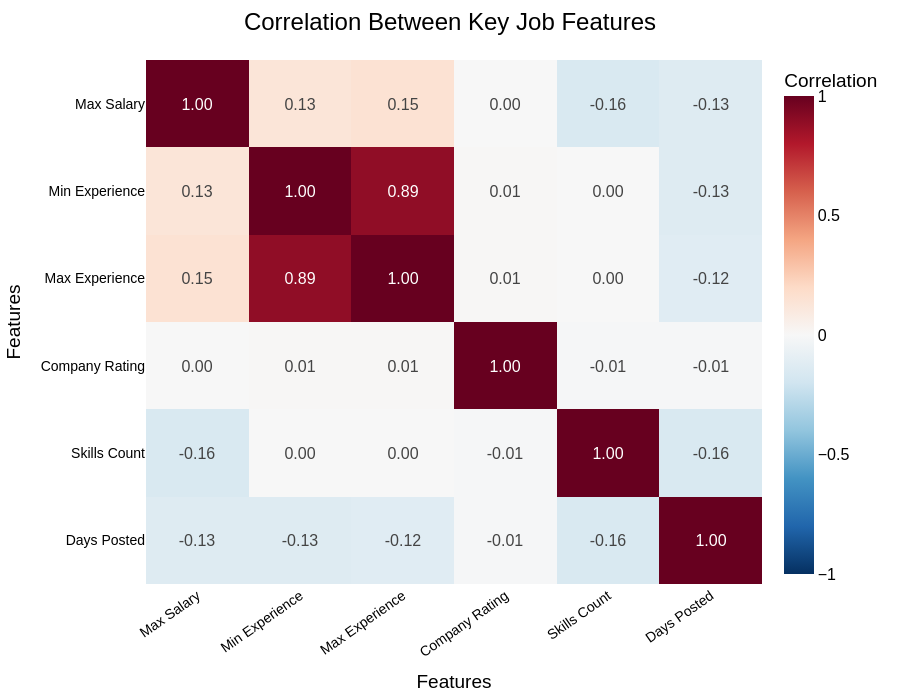

Notebook cell for this chart:
### Code cell
# Import Libraries
import os
import pandas as pd
import plotly.express as px
import plotly.io as pio



# ------------------------------------------
# Select Numerical Features
# ------------------------------------------

corr_df = df[
    [
        "salary_max_lpa",
        "experience_min_yrs",
        "experience_max_yrs",
        "company_rating",
        "skills_count",
        "days_since_posted"
    ]
].copy()

# ------------------------------------------
# Rename Columns
# ------------------------------------------

corr_df.columns = [
    "Max Salary",
    "Min Experience",
    "Max Experience",
    "Company Rating",
    "Skills Count",
    "Days Posted"
]

# ------------------------------------------
# Correlation Matrix
# ------------------------------------------

corr = corr_df.corr().round(2)

# ------------------------------------------
# Create Interactive Heatmap
# ------------------------------------------

fig = px.imshow(
    corr,

    text_auto=".2f",

    color_continuous_scale="RdBu_r",

    zmin=-1,
    zmax=1,

    aspect="auto"
)

# ------------------------------------------
# Professional Layout
# ------------------------------------------

fig.update_layout(

    title=dict(
        text="Correlation Between Key Job Features",
        x=0.5,
        font=dict(size=24)
    ),

    width=900,
    height=700,

    font=dict(
        family="Arial",
        size=16,
        color="black"
    ),

    paper_bgcolor="white",
    plot_bgcolor="white",

    coloraxis_colorbar=dict(
        title="Correlation"
    )
)

# ------------------------------------------
# Axis Formatting
# ------------------------------------------

fig.update_xaxes(

    title="Features",

    tickangle=-35,

    showgrid=False,

    tickfont=dict(size=14)
)

fig.update_yaxes(

    title="Features",

    tickfont=dict(size=14),

    showgrid=False
)

# ------------------------------------------
# Show Figure
# ------------------------------------------

fig.show()

fig.write_html(
    os.path.join(
        OUTPUT_FOLDER,
        "q12_correlation_heatmap.html"
    )
)
# ------------------------------------------
# Save High Quality PNG
# ------------------------------------------
try:
    fig.write_image(
        os.path.join(
            OUTPUT_FOLDER,
            "q12_correlation_heatmap.png"
        ),
        scale=4
    )

    print("✅ PNG Saved Successfully")

except Exception as e:
    print("PNG could not be saved.")
    print(e)

print("✅ HTML Saved Successfully")

### Figure 1 — Plotly figure (JSON) as saved in the notebook; plotly's stock layout.template omitted (floating-point values rounded to 4 significant figures)
{"data": [{"coloraxis": "coloraxis", "hovertemplate": "x: %{x}<br>y: %{y}<br>color: %{z}<extra></extra>", "name": "0", "texttemplate": "%{z:.2f}", "type": "heatmap", "x": ["Max Salary", "Min Experience", "Max Experience", "Company Rating", "Skills Count", "Days Posted"], "xaxis": "x", "y": ["Max Salary", "Min Experience", "Max Experience", "Company Rating", "Skills Count", "Days Posted"], "yaxis": "y", "z": [[1.0, 0.13, 0.15, -0.0, -0.16, -0.13], [0.13, 1.0, 0.89, 0.01, 0.0, -0.13], [0.15, 0.89, 1.0, 0.01, 0.0, -0.12], [-0.0, 0.01, 0.01, 1.0, -0.01, -0.01], [-0.16, 0.0, 0.0, -0.01, 1.0, -0.16], [-0.13, -0.13, -0.12, -0.01, -0.16, 1.0]]}], "layout": {"coloraxis": {"autocolorscale": false, "cmax": 1, "cmin": -1, "colorbar": {"title": {"text": "Correlation"}}, "colorscale": [[0, "rgb(5,48,97)"], [0.1, "rgb(33,102,172)"], [0.2, "rgb(67,147,195)"], [0.3, "rgb(146,197,222)"], [0.4, "rgb(209,229,240)"], [0.5, "rgb(247,247,247)"], [0.6, "rgb(253,219,199)"], [0.7, "rgb(244,165,130)"], [0.8, "rgb(214,96,77)"], [0.9, "rgb(178,24,43)"], [1, "rgb(103,0,31)"]]}, "font": {"color": "black", "family": "Arial", "size": 16}, "height": 700, "margin": {"t": 60}, "paper_bgcolor": "white", "plot_bgcolor": "white", "title": {"font": {"size": 24}, "text": "Correlation Between Key Job Features", "x": 0.5}, "width": 900, "xaxis": {"anchor": "y", "domain": [0, 1], "showgrid": false, "tickangle": -35, "tickfont": {"size": 14}, "title": {"text": "Features"}}, "yaxis": {"anchor": "x", "autorange": "reversed", "domain": [0, 1], "showgrid": false, "tickfont": {"size": 14}, "title": {"text": "Features"}}}}
